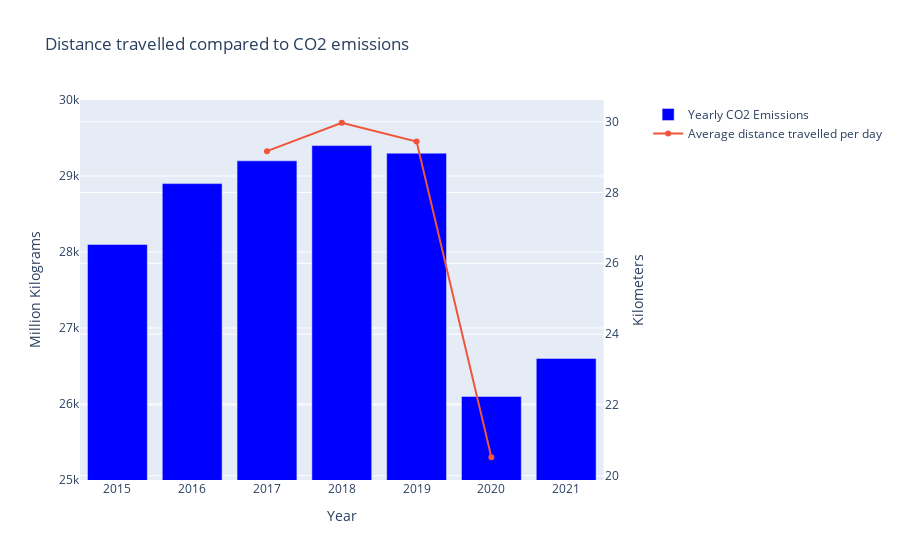

The notebook cell this image was saved under:
### Code cell
import matplotlib.pyplot as plt
import seaborn as sns
import plotly.express as px
import plotly.graph_objects as go
from plotly.subplots import make_subplots

fig_com = make_subplots(specs=[[{"secondary_y": True}]])
fig_com.add_trace(
    go.Bar(x = df_roadlimited["Periods"], y=df_roadlimited["Carbon dioxide (CO2)"], name="Yearly CO2 Emissions", marker_color = 'blue'),
    secondary_y=False)
fig_com.add_trace(
    go.Scatter(x=df_use["Period"], y=df_use["Average distance travelled per day"], name="Average distance travelled per day"),
    secondary_y=True)
fig_com.update_layout(yaxis1 = dict(range=[25000,30000]))
fig_com.update_layout(title_text = "Distance travelled compared to CO2 emissions")
fig_com.update_layout(yaxis1_title="Million Kilograms")
fig_com.update_layout(yaxis2_title="Kilometers")
fig_com.update_layout(xaxis_title="Year")
fig_com

### Figure 1 — Plotly figure (JSON) as saved in the notebook; plotly's stock layout.template omitted (floating-point values rounded to 4 significant figures)
{"data": [{"marker": {"color": "blue"}, "name": "Yearly CO2 Emissions", "type": "bar", "x": [2015, 2016, 2017, 2018, 2019, 2020, 2021], "xaxis": "x", "y": [28100, 28900, 29200, 29400, 29300, 26100, 26600], "yaxis": "y"}, {"name": "Average distance travelled per day", "type": "scatter", "x": [2017, 2018, 2019, 2020], "xaxis": "x", "y": [29.17, 29.97, 29.44, 20.52], "yaxis": "y2"}], "layout": {"title": {"text": "Distance travelled compared to CO2 emissions"}, "xaxis": {"anchor": "y", "domain": [0, 0.94], "title": {"text": "Year"}}, "yaxis": {"anchor": "x", "domain": [0, 1], "range": [25000, 30000], "title": {"text": "Million Kilograms"}}, "yaxis2": {"anchor": "x", "overlaying": "y", "side": "right", "title": {"text": "Kilometers"}}}}
